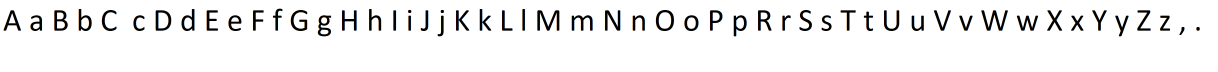
%> input picture code_Calibri_72.png, 3652 x 216 px (shown at 1/3 size)
$ octave main.m   (GNU Octave 9; MATLAB toolbox functions it lacks are replaced by stand-ins)
%> lines starting %> are read from the running program, lines starting %| are printed output that depends on the picture; in (x1, y1, x2, y2) boxes, pixels count from 0 and x2, y2 are one past the last pixel; in counts of white or black regions, pixels touching at a corner belong together; the program's own positions count from 1
### readImage.m
function [ image ] = readImage( fileName )
%> called with fileName = 'code_Calibri_72.png'
    image = imread(fileName);
%> image is the input picture: size 216x3652x3 uint8; mean R, G, B 239.8, 239.8, 239.8
    image = ~im2bw(image);
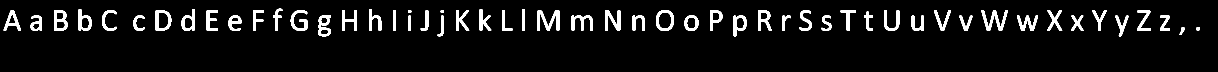
%> image: size 216x3652 logical (shown at 1/3 size); 6.1% white; 54 white regions, largest, box (x1, y1, x2, y2) and area: (1612, 31, 1678, 92) 1858, (2944, 31, 3024, 92) 1778, (1815, 31, 1861, 92) 1434
    image = bwlabel(image);
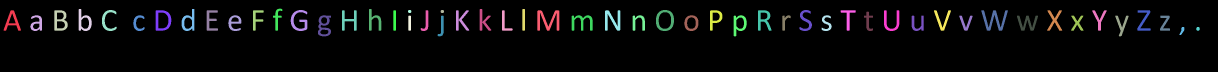
%> image: size 216x3652 double (shown at 1/3 size); 55 distinct labels, from 0 to 54; one colour per label, 0 black
end

### getLinesBegEndIndexes.m
%% Returns info where line starts and ends. Each row is for one line
function [ lines ] = getLinesBegEndIndexes(textImage)
    lines = [];
    [y, x] = size(textImage);
%> y = 216; x = 3652
    linePixelsSum = sum(textImage');
%> linePixelsSum = 216 values, max 29668 at index 87, min 0 at index 1, mean 5882.2
    % [6 lines of commented-out code are left out]
    threshold = 0;

    lineStart = 0;
    lineArea = 0;
    for i = 1: y
        if linePixelsSum(i) > threshold
            if lineArea == 0
                lineStart = i;
                lineArea = 1;
            end
        else
            if lineArea == 1
                lines = [lines; lineStart i];
                lineArea = 0;
            end
        end
    end
%> after the loop, lineArea = 0; lines = [27 110]
end

### getNormalizedLettersFromImage.m
%% From BW image creates matrix with normalized letters from image (one letter in each column)
function [ letters ] = getNormalizedLettersFromImage( textImage )
    begEndLinesYIndexes = getLinesBegEndIndexes(textImage);
%> begEndLinesYIndexes = [27 110]
    y = size(begEndLinesYIndexes, 1);
%> y = 1
    letters = [];
    for i = 1: y
        lineStartYIndex = begEndLinesYIndexes(i, 1);
        lineEndYIndex = begEndLinesYIndexes(i, 2);

        normalizedLettersFromLine = getNormalizedLettersFromLine(textImage(lineStartYIndex:lineEndYIndex, :));
        letters = [letters normalizedLettersFromLine];
    end
%> this loop made 1 pass
%> (lineStartYIndex, lineEndYIndex, amountOfLetters in getNormalizedLettersFromLine) on pass 1: (27, 110, 52)
%> pass 1, in getNormalizedLettersFromImage, `normalizedLettersFromLine = getNormalizedLettersFromLine(textImage(lin..`:
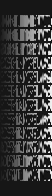
%> normalizedLettersFromLine: size 196x52 double; min -5.68, max 57.9, mean 9.3; drawn with min black and max white
%> call 2 of readImage, with fileName = 'text_Calibri_72.png'
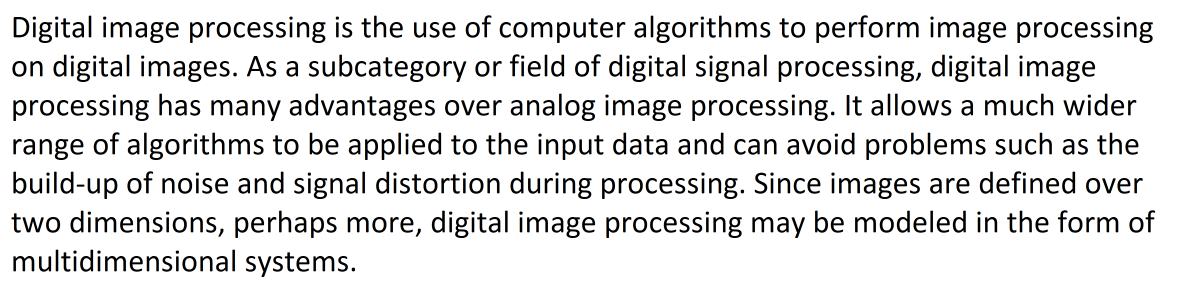
%> input picture text_Calibri_72.png, 3560 x 868 px (shown at 1/3 size)
%> in readImage, image is the input picture: size 868x3560x3 uint8; mean R, G, B 225.1, 225.1, 225.1
%> in readImage (call 2), `image = ~im2bw(image);`:
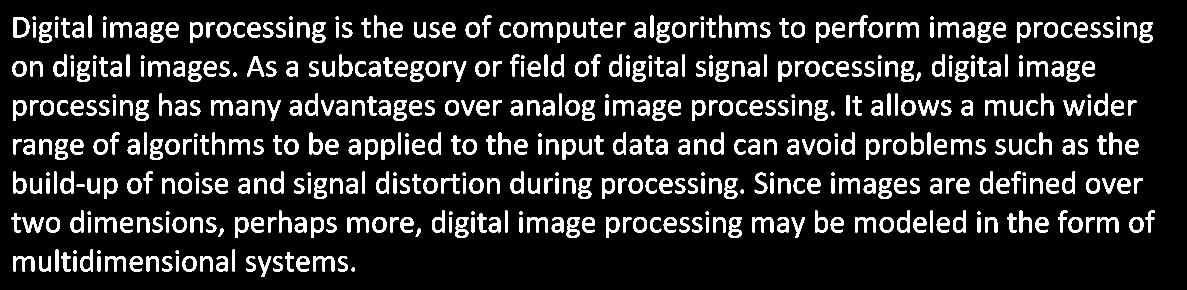
%> image: size 868x3560 logical (shown at 1/3 size); 11.9% white; 508 white regions, largest, box (x1, y1, x2, y2) and area: (41, 51, 88, 112) 1277, (332, 66, 395, 112) 1265, (1594, 66, 1657, 112) 1265
%> in readImage (call 2), `image = bwlabel(image);`:
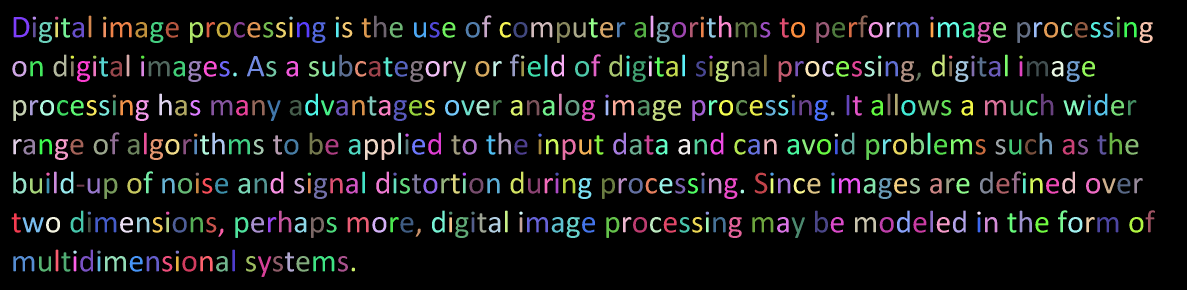
%> image: size 868x3560 double (shown at 1/3 size); 509 distinct labels, from 0 to 508; one colour per label, 0 black
%> the loop in getNormalizedLettersFromImage (call 2), `for i = 1: y` made 1 pass
end

### getLettersBegEndIsIndexes.m
%% For image with one line text marks verticals begs and ends of the sign area
%% when it contains letter on index begEndIsLetter(3) will be 1 when white area 0.
function [ begEndIsLetter ] = getLettersBegEndIsIndexes( image )
    begEndIsLetter = [];
    [y, x] = size(image);
    linePixelsSum = sum(image);
    % [6 lines of commented-out code are left out]
    threshold = 0;

    signStart = 1;
    letterArea = 0;
    for i = 1: x
        % letter under i
        if linePixelsSum(i) > threshold
            % if beg of letter
            if letterArea == 0
                if(i - 1 - signStart) > 0
                    begEndIsLetter = [begEndIsLetter; signStart (i-1) 0];
                end
                signStart = i;  %letter beg
                letterArea = 1;
            end
        else
            if letterArea == 1
                begEndIsLetter = [begEndIsLetter; signStart (i-1) 1];
                letterArea = 0;
                signStart = i;
            end
        end
    end
end

### getNormalizedLettersFromLine.m
%% used to extract normalized letters from single line image
%% image should be cutted up an down
function [ letters ] = getNormalizedLettersFromLine( SL_Image )
    global regionHeight;
    global regionWidth;

    begEndIsIndexes = getLettersBegEndIsIndexes(SL_Image);
    [y x] = size(begEndIsIndexes);
    amountOfLetters = sum(begEndIsIndexes(:, 3));
    letters = ones(regionHeight * regionWidth, amountOfLetters);
    letterIndex = 1;
    for i = 1: y
        if begEndIsIndexes(i, 3) == 1
            letterImage =  SL_Image(:, begEndIsIndexes(i, 1):begEndIsIndexes(i, 2));
            normalizedLetter = normalizeLetter(letterImage);
            letters(:, letterIndex) = normalizedLetter;
            letterIndex = letterIndex + 1;
        end
    end
end

### decryptText.m
function [ text ] = decryptText( codeNormalized, textImage)
    begEndLinesYIndexes = getLinesBegEndIndexes(textImage);
%> begEndLinesYIndexes = [47 130; 164 247; 282 364; 398 481; 515 598; 632 715; 750 832]
    [y, x] = size(begEndLinesYIndexes);
%> y = 7; x = 2
    text = '';
    for i = 1: y
        lineStartYIndex = begEndLinesYIndexes(i, 1);
        lineEndYIndex = begEndLinesYIndexes(i, 2);
        line = decryptSingleLineText(codeNormalized, textImage(lineStartYIndex:lineEndYIndex, :));
        text = strcat(text, ' -> ' , line);
    end
    text
end

### decryptSingleLineText.m
function [ string ] = decryptSingleLineText( readCode, lineImage )
    global codeLen;
    global code;

    toDecryptLetters = getNormalizedLettersFromLine(lineImage);
    wordsLength = getWordsLengthFromLine(lineImage);

    letters = [];
    y = size(toDecryptLetters, 2);

    for i = 1:y
        withLetter = [readCode toDecryptLetters(:,i)];
        convergenceArray = corrcoef(withLetter);
        %Avaiable: cosine, euclidean
        dist = pdist(convergenceArray, 'cosine');
        odl = squareform(dist);

        last = odl(1:codeLen, codeLen + 1);
        [value index] = min(last);
        letters = [letters code(index)];
        withLetter = withLetter(:,codeLen);
    end

    string = [];
    begIndex = 1;
    for wordLen = wordsLength
        string = [string letters(1, begIndex:begIndex + wordLen - 1) ' '];
        begIndex = begIndex + wordLen;
    end
end

### getWordsLengthFromLine.m
function [ wordsLength ] = getWordsLengthFromLine( SL_Image )
    wordsLength = [];

    begEndIsIndexes = getLettersBegEndIsIndexes(SL_Image);

    %add 4 column with sign width
    begEndIsIndexes = [begEndIsIndexes (begEndIsIndexes(:, 2) - begEndIsIndexes(:, 1))];
    %remove first sign is white sign
    if begEndIsIndexes(1, 3) == 0
        begEndIsIndexes = begEndIsIndexes(2:end, :);
    end

    signsAmount =  size(begEndIsIndexes, 1);
    amountOfWhiteSpaces = 0;
    spaces = [];
    for i = 1: signsAmount
        if  begEndIsIndexes(i, 3) == 0
            amountOfWhiteSpaces = amountOfWhiteSpaces + 1;
            spaces = [spaces  begEndIsIndexes(i, 4)];
        end
    end
    isSpace = [];
    for space = spaces
        diffFromMin = abs(space - min(spaces));
        diffFromMax = abs(space - max(spaces));
        if diffFromMax < diffFromMin
            isSpace = [isSpace 1];
        else
            isSpace = [isSpace 0];
        end
    end

    length = 0;
    for newWord = isSpace
        if newWord == 0
            length = length + 1;
        else
            wordsLength = [wordsLength (length + 1)];
            length = 0;
        end
    end
    if length > 0
        wordsLength = [wordsLength (length + 1)];
    end
end

### main.m
clear;
clc;

%codeDefinition
global codeLen;
global code;
codeLen = 52;
% codeLen = 26;
code = ['A' 'a' 'B' 'b' 'C' 'c' 'D' 'd' 'E' 'e' 'F' 'f' 'G' 'g' 'H' 'h' 'I' 'i' 'J' 'j' 'K' 'k' 'L' 'l' 'M' 'm' 'N' 'n' 'O' 'o' 'P' 'p' 'R' 'r' 'S' 's' 'T' 't' 'U' 'u' 'V' 'v' 'W' 'w' 'X' 'x' 'Y' 'y' 'Z' 'z' ',' '.'];
% code = ['A' 'B' 'C' 'D' 'E' 'F' 'G' 'H' 'J' 'K' 'L' 'M' 'N' 'O' 'P' 'R' 'S' 'T' 'U' 'V' 'W' 'X' 'Y' 'Z' ',' '.'];

%W macierzy o takich wymiarach zostanie zapisany ka縟y region
global regionHeight;
global regionWidth;
regionHeight = 14;
regionWidth = 14;
%Nazwa pliku kt髍y b阣zie dekodowany
%toDecrypt = 'singleLine.png';
% toDecrypt = 'multiLine.png';
% toDecrypt = 'text_Calibri_32.png';
toDecrypt = 'text_Calibri_72.png';

%Reading code pattern
codeImage = readImage('code_Calibri_72.png');
codeNormalized = getNormalizedLettersFromImage(codeImage);


textImage = readImage(toDecrypt);
lettersToRead = getNormalizedLettersFromImage(codeImage);

%> (the run ends here)
